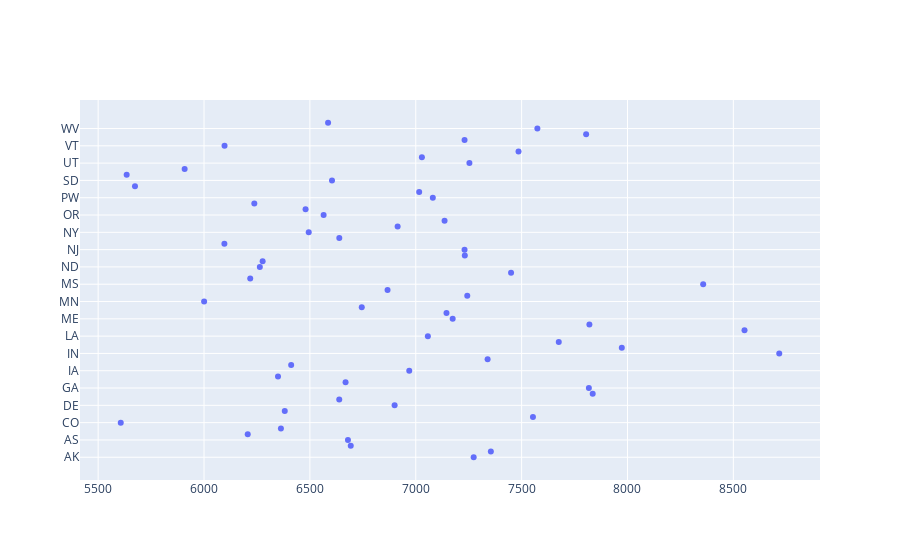

The code cell stored with this chart in its notebook:
### Code cell
#importing the plotly packages in offline mode.

import plotly.graph_objects as go
from plotly.offline import init_notebook_mode
init_notebook_mode(connected=True)

#Visualising the state wise purchase in a scatter plot

data = [go.Scatter(x=Citywise['Purchase Price'],y=Citywise['State'],mode='markers')]
go.Figure(data)

### Figure 1 — Plotly figure (JSON) as saved in the notebook; plotly's stock layout.template omitted (floating-point values rounded to 4 significant figures)
{"data": [{"mode": "markers", "type": "scatter", "x": [7274.0, 7355.0, 6693.0, 6680.0, 6206.0, 6363.0, 5607.0, 7554.0, 6381.0, 6900.0, 6639.0, 7836.0, 7818.0, 6669.0, 6349.0, 6969.0, 6412.0, 7339.0, 8717.0, 7973.0, 7676.0, 7057.0, 8553.0, 7820.0, 7174.0, 7145.0, 6745.0, 6001.0, 7243.0, 6867.0, 8358.0, 6218.0, 7450.0, 6264.0, 6277.0, 7232.0, 7230.0, 6096.0, 6639.0, 6495.0, 6914.0, 7136.0, 6565.0, 6480.0, 6238.0, 7081.0, 7016.0, 5674.0, 6604.0, 5635.0, 5909.0, 7253.0, 7029.0, 7485.0, 6097.0, 7230.0, 7805.0, 7574.0, 6586.0], "y": ["AK", "AL", "AR", "AS", "AZ", "CA", "CO", "CT", "DC", "DE", "FL", "FM", "GA", "GU", "HI", "IA", "ID", "IL", "IN", "KS", "KY", "LA", "MA", "MD", "ME", "MH", "MI", "MN", "MO", "MP", "MS", "MT", "NC", "ND", "NE", "NH", "NJ", "NM", "NV", "NY", "OH", "OK", "OR", "PA", "PR", "PW", "RI", "SC", "SD", "TN", "TX", "UT", "VA", "VI", "VT", "WA", "WI", "WV", "WY"]}], "layout": {}}
